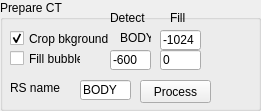
  <widget class="QGroupBox" name="groupBox_7">
   <property name="geometry">
    <rect>
     <x>710</x>
     <y>10</y>
     <width>261</width>
     <height>111</height>
    </rect>
   </property>
   <property name="title">
    <string>Prepare CT</string>
   </property>
   <widget class="QCheckBox" name="checkBoxCropBkgroundCT">
    <property name="geometry">
     <rect>
      <x>10</x>
      <y>30</y>
      <width>101</width>
      <height>17</height>
     </rect>
    </property>
    <property name="text">
     <string>Crop bkground</string>
    </property>
    <property name="checked">
     <bool>true</bool>
    </property>
   </widget>
   <widget class="QCheckBox" name="checkBoxFillBubbleCT">
    <property name="geometry">
     <rect>
      <x>10</x>
      <y>50</y>
      <width>71</width>
      <height>17</height>
     </rect>
    </property>
    <property name="text">
     <string>Fill bubble</string>
    </property>
    <property name="checked">
     <bool>false</bool>
    </property>
   </widget>
   <widget class="QPushButton" name="pushButtonProcessCT">
    <property name="geometry">
     <rect>
      <x>140</x>
      <y>80</y>
      <width>71</width>
      <height>23</height>
     </rect>
    </property>
    <property name="text">
     <string>Process</string>
    </property>
   </widget>
   <widget class="QLineEdit" name="lineEditBkDetectCT">
    <property name="geometry">
     <rect>
      <x>110</x>
      <y>50</y>
      <width>41</width>
      <height>20</height>
     </rect>
    </property>
    <property name="text">
     <string>-600</string>
    </property>
   </widget>
   <widget class="QLabel" name="label_33">
    <property name="geometry">
     <rect>
      <x>110</x>
      <y>10</y>
      <width>41</width>
      <height>16</height>
     </rect>
    </property>
    <property name="text">
     <string>Detect</string>
    </property>
   </widget>
   <widget class="QLabel" name="label_34">
    <property name="geometry">
     <rect>
      <x>170</x>
      <y>10</y>
      <width>41</width>
      <height>16</height>
     </rect>
    </property>
    <property name="text">
     <string>Fill</string>
    </property>
   </widget>
   <widget class="QLineEdit" name="lineEditBkFillCT">
    <property name="geometry">
     <rect>
      <x>160</x>
      <y>30</y>
      <width>41</width>
      <height>20</height>
     </rect>
    </property>
    <property name="text">
     <string>-1024</string>
    </property>
   </widget>
   <widget class="QLineEdit" name="lineEditBubFillCT">
    <property name="geometry">
     <rect>
      <x>160</x>
      <y>50</y>
      <width>41</width>
      <height>20</height>
     </rect>
    </property>
    <property name="text">
     <string>0</string>
    </property>
   </widget>
   <widget class="QLabel" name="label_37">
    <property name="geometry">
     <rect>
      <x>120</x>
      <y>30</y>
      <width>31</width>
      <height>16</height>
     </rect>
    </property>
    <property name="text">
     <string>BODY</string>
    </property>
   </widget>
   <widget class="QLineEdit" name="lineEditCropContourName">
    <property name="geometry">
     <rect>
      <x>80</x>
      <y>80</y>
      <width>51</width>
      <height>20</height>
     </rect>
    </property>
    <property name="text">
     <string>BODY</string>
    </property>
   </widget>
   <widget class="QLabel" name="label_43">
    <property name="geometry">
     <rect>
      <x>10</x>
      <y>80</y>
      <width>61</width>
      <height>16</height>
     </rect>
    </property>
    <property name="text">
     <string>RS name</string>
    </property>
   </widget>
  </widget>
